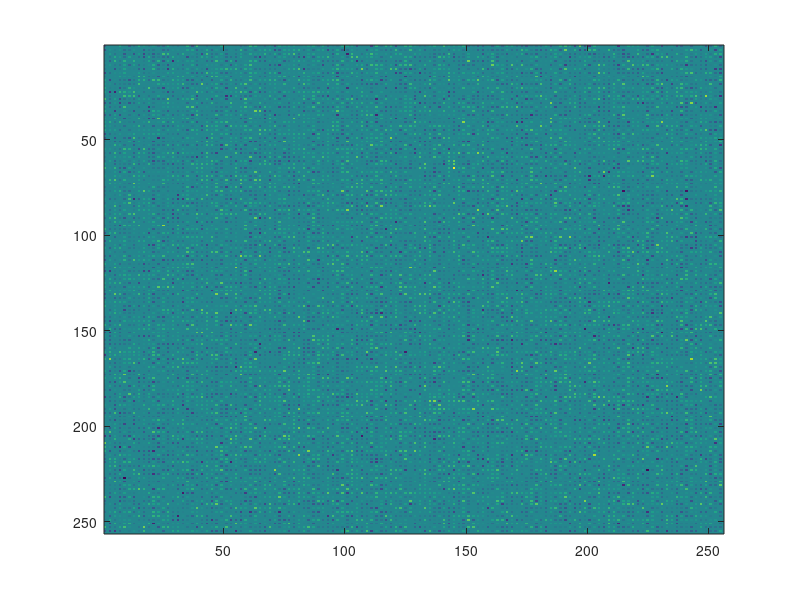
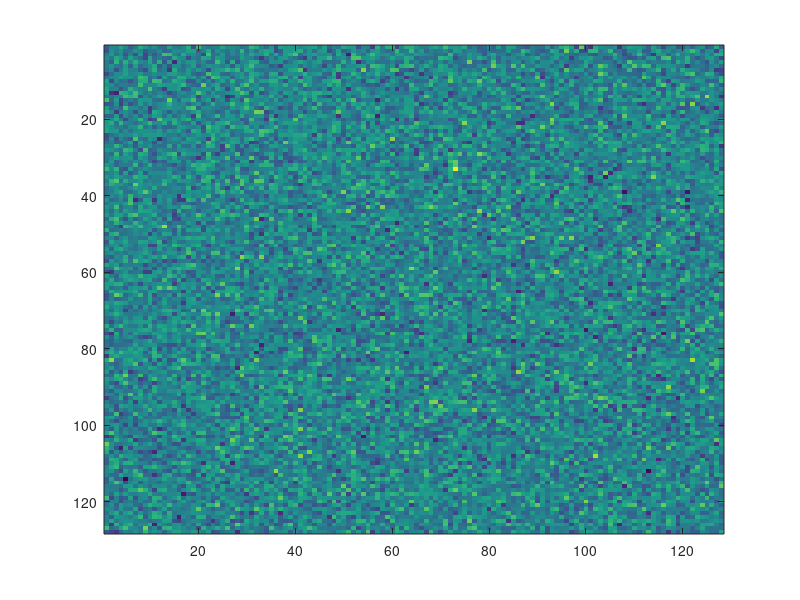

MATLAB code for these plots, in order:
function foo
A = randn(128,128);

C = PxT(A);

imagesc(C);

B = Px(PxT(A));

sum(vec(abs(A-B)))

figure;
imagesc(B);

end
function y  = Px(A) 
y = A(1:2:end-1, 1:2:end-1,:,:);
end

function y = PxT(A)
y = zeros(2*size(A,1),2*size(A,2),size(A,3),size(A,4));
for i = 1:size(A,3)
    for j = 1:size(A,4)
        y(:,:,i,j) = kron(A(:,:,i,j),[1,0;0,0]);
    end
end
end